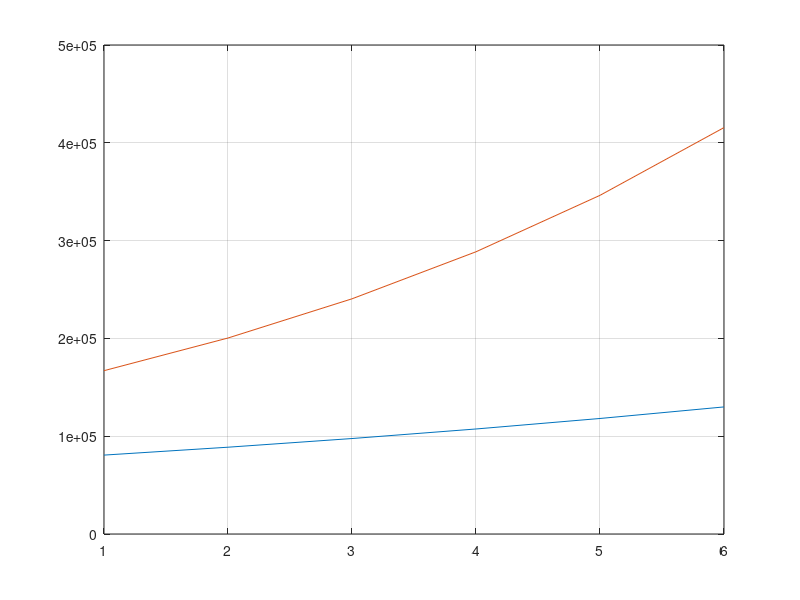

Here is the MATLAB script that generated this plot: (Note: this script raises an error after producing the figure.)
%% money messing
clc; clear all; close all;

base_sal = 95000;
stock  = 167000;

sp500 = 1.1;
spx = 1.2;

sp_inv = 68680.97 + 12000;
spx_inv = stock;

years_T = 5;
years = 1:years_T;
years_plus = 1:(years_T +1);
for k = years
    sp_inv(k+1) = sp_inv(k)*(sp500);
    spx_inv(k+1) = spx_inv(k)*(spx);
end 



figure
format longg
plot(years_plus, sp_inv); grid on; hold on;
plot(years_plus, spx_inv);
ax = gca;
ax.XRuler.Exponent = 0;





























